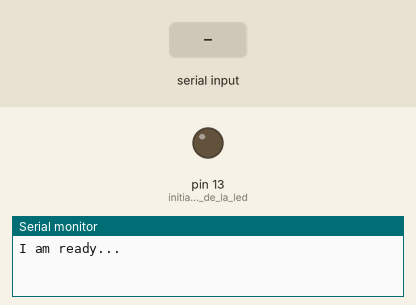
A sketch run on a simulated Arduino Uno, built with avr-gcc and run on an emulated ATmega328P. Shown: output pins drawn as LEDs (lit = HIGH), the last lines printed to the serial monitor. Dashed ring = blinking. Inputs (shaded band) come from the test bench.

Above: at 1.2 s.
1.3 s: "a" received over Serial
At 2.1 s:
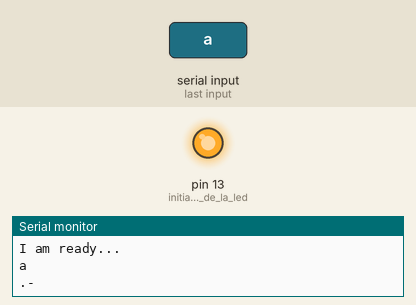
4.0 s: byte 106 ('j') received over Serial
At 4.37 s:
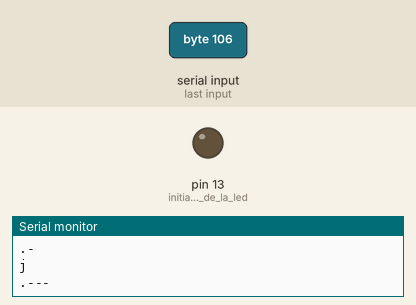
7.0 s: byte 105 ('i') received over Serial
9.7 s: byte 107 ('k') received over Serial
At 10.6 s:
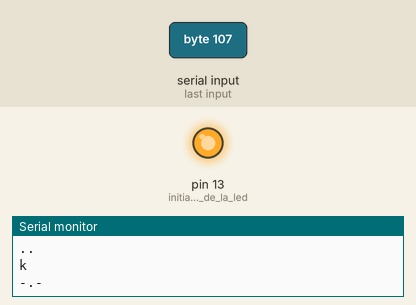
12.7 s: byte 108 ('l') received over Serial
At 15.6 s:
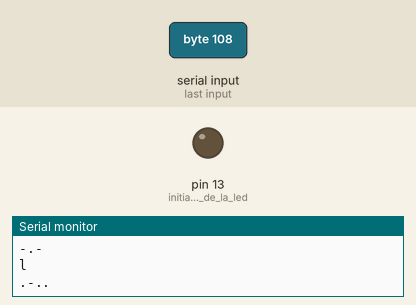
15.7 s: byte 109 ('m') received over Serial
At 16.9 s:
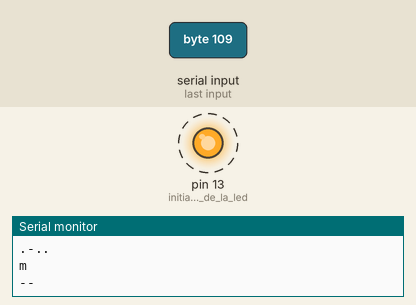
Timing chart, 0 to 19.0 s (numbered marks = the images above; inputs shaded):
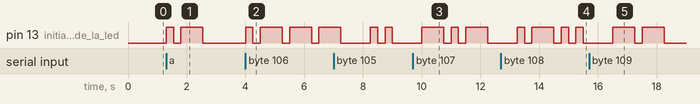

The sketch:

mainV3.ino.ino
```cpp
#include "LettreMorseV3.h"
#include <string.h>
#include <Arduino.h>
using namespace std;

LettreMorse lm; //on appelle la classe LettreMorse avec lm
int ttap= 250; //temps d"un tap(bip) court
int code;


void setup() {
  Serial.begin(9600);   //initialisation du moniteur série
  pinMode(LED_BUILTIN, OUTPUT); //initialisation de la led
  Serial.println("I am ready...");
}

void loop() {
  if (Serial.available()){ //si la machine reçoit quelque chose
    code=Serial.read(); // le message et lu lettre par lettre et on attribue a chag=que fois une lettre a code
    code=verif(code); //on transforme les majuscule en miniscule
    lm.morsetr(code);  // application de la fonction morsetr appartenant à la classe LettreMorse
    Serial.println(char(code)); //affiche la lettre traduite
    Serial.println(lm.morse); // affiche le code morse de la lettre
    trad2(); //traduit le code morse en clignotement
    delay(ttap*3); // pause entre chaque mots
  }
}


void trad2(){
  for (int i=0;true;i++){
    if (lm.morse[i] == '.' ){ //on parcourt les caractères morse si on a un point on applique la fonction point
      point();
    }
        else if (lm.morse[i] == '-'){ //si on a un tiret on applique la fonction tiret
          tiret();
        }
        else { // sinon on sort de trad2
         break;
        }
      }
    }

    void point(){
      digitalWrite(LED_BUILTIN, HIGH);//led allumée
      delay(ttap); //attante de 250ms pour les points
      digitalWrite(LED_BUILTIN, LOW);//led éteinte
      delay(ttap);
    }

    void tiret(){
      digitalWrite(LED_BUILTIN, HIGH);//led allumée
      delay(ttap * 3); //attente de 750ms pour les tirets
      digitalWrite(LED_BUILTIN, LOW);//led éteinte
      delay(ttap);
    }
    int verif(int code){
      if (code>=65 && code<=90){
        return code+32; //entre les majuscules les les miniscules en ascii(html) il y a une différence de 32.
      }
      return code; // si c'est déjà une minuscule alors on y touche pas
    }
```

LettreMorseV3.cpp
```cpp
#include "LettreMorseV3.h"

LettreMorse::LettreMorse(){};


void LettreMorse::morsetr(int code){
    switch (code){//on test tous les caractère pour voir si il y a correspondance et on prend sa traduction morse
    case 'a':
        morse = ".-";
        break;
    case 'b':
        morse = "-...";
        break;
    case 'c':
        morse = "-.-.";
        break;
    case 'd':
        morse = "-..";
        break;
    case 'e':
        morse = ".";
        break;
    case 'f':
        morse = "..-.";
        break;
    case 'g':
        morse = "--.";
        break;
    case 'h':
        morse = "....";
        break;
    case 'i':
        morse = "..";
        break;
    case 'j':
        morse = ".---";
        break;
    case 'k':
        morse = "-.-";
        break;
    case 'l':
        morse = ".-..";
        break;
    case 'm':
        morse = "--";
        break;
    case 'n':
        morse = "-.";
        break;
    case 'o':
        morse = "---";
        break;
    case 'p':
        morse = ".--.";
        break;
    case 'q':
        morse = "--.-";
        break;
    case 'r':
        morse = ".-.";
        break;
    case 's':
        morse = "...";
        break;
    case 't':
        morse = "-";
        break;
    case 'u':
        morse = "..-";
        break;
    case 'v':
        morse = "...-";
        break;
    case 'w':
        morse = ".--";
        break;
    case 'x':
        morse = "-..-";
        break;
    case 'y':
        morse = "-.--";
        break;
    case 'z':
        morse = "--..";
        break;
    case '1':
        morse = ".----";
        break;
    case '2':
        morse = "..---";
        break;
    case '3':
        morse = "...--";
        break;
    case '4':
        morse = "....-";
        break;
    case '5':
        morse = ".....";
        break;
    case '6':
        morse = "-....";
        break;
    case '7':
        morse = "--...";
        break;
    case '8':
        morse = "---..";
        break;
    case '9':
        morse = "----.";
        break;
    case '0':
        morse = "-----";
        break;
    default:
        morse = "";
        break;
    }
    }
```

LettreMorseV3.h
```cpp
class LettreMorse {
    public://on met en publique ce a quoi on veut pouvoir accéder
      LettreMorse(); //constructeur
      void morsetr(int code); //on défini la fonction morsetr de la classe
      const char* morse; //on définit la variable morse de la classe
    private:
};
```

Measured:
- after the input at 1.3 s, pin 13 (initialisation_de_la_led): LOW → HIGH at once, → LOW 0.25 s later, → HIGH 0.25 s later, → LOW 0.75 s later
- after the input at 4.0 s, pin 13 (initialisation_de_la_led): LOW → HIGH at once, then repeats every 1.0 s: LOW 0.25 s, HIGH 0.75 s
- after the input at 9.7 s, pin 13 (initialisation_de_la_led): goes HIGH 0.75 s, LOW 0.25 s, HIGH 0.25 s, LOW 0.25 s, HIGH 0.75 s, then LOW, starting after 0.30 s
- after the input at 12.7 s, pin 13 (initialisation_de_la_led): LOW → HIGH after 0.55 s, → LOW 0.25 s later, → HIGH 0.25 s later, → LOW 0.75 s later, … (8 changes in this stretch)
- after the input at 15.7 s, pin 13 (initialisation_de_la_led): alternates HIGH for 0.75 s and LOW for 0.25 s, starting after 0.80 s
